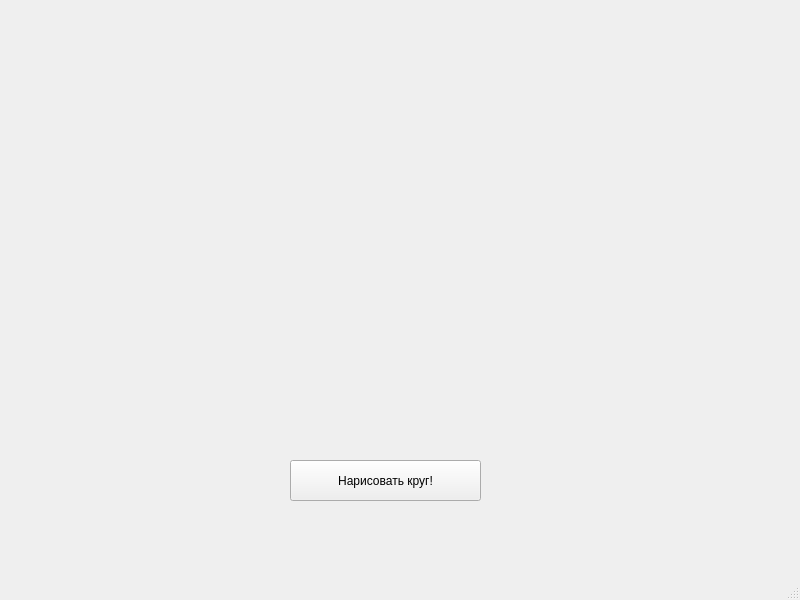
<?xml version="1.0" encoding="UTF-8"?>
<ui version="4.0">
 <class>MainWindow</class>
 <widget class="QMainWindow" name="MainWindow">
  <property name="geometry">
   <rect>
    <x>0</x>
    <y>0</y>
    <width>800</width>
    <height>600</height>
   </rect>
  </property>
  <property name="windowTitle">
   <string>MainWindow</string>
  </property>
  <widget class="QWidget" name="centralwidget">
   <widget class="QPushButton" name="pushButton">
    <property name="geometry">
     <rect>
      <x>290</x>
      <y>460</y>
      <width>191</width>
      <height>41</height>
     </rect>
    </property>
    <property name="text">
     <string>Нарисовать круг!</string>
    </property>
   </widget>
  </widget>
  <widget class="QMenuBar" name="menubar">
   <property name="geometry">
    <rect>
     <x>0</x>
     <y>0</y>
     <width>800</width>
     <height>25</height>
    </rect>
   </property>
  </widget>
  <widget class="QStatusBar" name="statusbar"/>
 </widget>
 <resources/>
 <connections/>
</ui>
